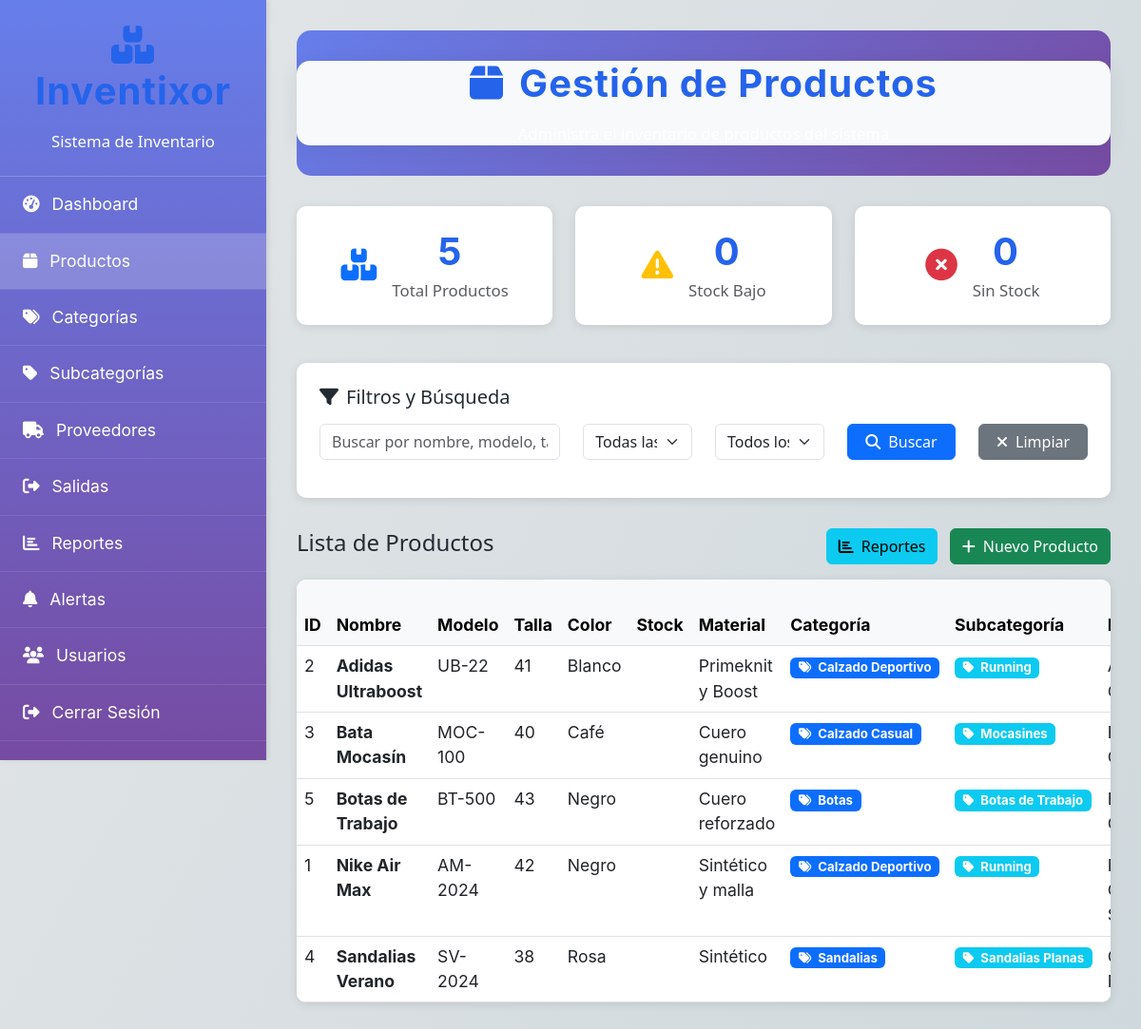
Screenshot of /productos.php (signed in) with the database file from the repository.
### tables this page shows
CREATE TABLE Productos (
    id_prod INT AUTO_INCREMENT PRIMARY KEY,
    nombre VARCHAR(100) NOT NULL,
    modelo VARCHAR(100),
    talla VARCHAR(50),
    color VARCHAR(50),
    stock INT DEFAULT 0,
    stock_minimo INT DEFAULT 10,
    precio_unitario DECIMAL(10,2) DEFAULT 0.00,
    fecha_ing DATE DEFAULT (CURDATE()),
    material VARCHAR(100),
    descripcion TEXT,
    id_subcg INT NOT NULL,
    id_nit INT NOT NULL,
    num_doc BIGINT NOT NULL,
    activo BOOLEAN DEFAULT TRUE,
    FOREIGN KEY (id_subcg) REFERENCES Subcategoria(id_subcg),
    FOREIGN KEY (id_nit) REFERENCES Proveedores(id_nit),
    FOREIGN KEY (num_doc) REFERENCES Users(num_doc),
    INDEX idx_nombre (nombre),
    INDEX idx_stock (stock),
    INDEX idx_subcategoria (id_subcg)
);

CREATE TABLE Categoria (
    id_categ INT AUTO_INCREMENT PRIMARY KEY,
    nombre VARCHAR(100) NOT NULL UNIQUE,
    descripcion VARCHAR(255),
    activo BOOLEAN DEFAULT TRUE,
    fecha_creacion TIMESTAMP DEFAULT CURRENT_TIMESTAMP
);

CREATE TABLE Subcategoria (
    id_subcg INT AUTO_INCREMENT PRIMARY KEY,
    nombre VARCHAR(100) NOT NULL,
    descripcion VARCHAR(255),
    id_categ INT NOT NULL,
    activo BOOLEAN DEFAULT TRUE,
    fecha_creacion TIMESTAMP DEFAULT CURRENT_TIMESTAMP,
    FOREIGN KEY (id_categ) REFERENCES Categoria(id_categ) ON DELETE CASCADE,
    INDEX idx_categoria (id_categ)
);

### app/helpers/Database.php (called while the page is built, shortened)
<?php
class Database {
    private $host = 'localhost';
    private $db = 'inventixor';
    private $user = 'root';
    private $pass = '';
    public function __construct() {
        $this->conn = new mysqli($this->host, $this->user, $this->pass, $this->db);
    }
}
?>

### productos.php (the view, shortened to what this page needs)
<?php
require_once 'app/helpers/Database.php';
require_once 'app/helpers/SistemaNotificaciones.php';
$db = new Database();
$puede_editar = $_SESSION['rol'] === 'admin' || $_SESSION['rol'] === 'coordinador';
$filtro = isset($_GET['filtro']) ? $_GET['filtro'] : '';
$sql_base = "SELECT p.*, sc.nombre as subcategoria_nombre, c.nombre as categoria_nombre, pr.razon_social as proveedor_nombre, u.nombres as usuario_nombre
            FROM Productos p
            LEFT JOIN Subcategoria sc ON p.id_subcg = sc.id_subcg
            LEFT JOIN Categoria c ON sc.id_categ = c.id_categ
            LEFT JOIN Proveedores pr ON p.id_nit = pr.id_nit
            LEFT JOIN Users u ON p.num_doc = u.num_doc";
$params = [];
$types = '';
$sql = $sql_base;
$sql .= " ORDER BY p.nombre";
if (!empty($params)) {
    $stmt = $db->conn->prepare($sql);
    $stmt->bind_param($types, ...$params);
    $stmt->execute();
    $result = $stmt->get_result();
    $stmt->close();
} else {
    $result = $db->conn->query($sql);
}
$stats_productos = $db->conn->query("SELECT COUNT(*) as total FROM Productos")->fetch_assoc()['total'];
$stats_bajo_stock = $db->conn->query("SELECT COUNT(*) as bajo_stock FROM Productos WHERE CAST(stock AS UNSIGNED) <= 10")->fetch_assoc()['bajo_stock'];
$stats_sin_stock = $db->conn->query("SELECT COUNT(*) as sin_stock FROM Productos WHERE CAST(stock AS UNSIGNED) = 0")->fetch_assoc()['sin_stock'];
?>
<!DOCTYPE html>
<html lang="es">
<head>
    <link href="https://cdn.jsdelivr.net/npm/bootstrap@5.3.0/dist/css/bootstrap.min.css" rel="stylesheet">
    <link href="https://cdnjs.cloudflare.com/ajax/libs/font-awesome/6.4.0/css/all.min.css" rel="stylesheet">
    <link rel="stylesheet" href="public/css/style.css">
</head>
<body>
    <div class="sidebar">
        <div class="sidebar-header">
            <h3><i class="fas fa-boxes"></i> Inventixor</h3>
            <p class="mb-0">Sistema de Inventario</p>
        </div>
        <ul class="sidebar-menu">
            <li class="menu-item">
                <a href="dashboard.php" class="menu-link">
                    <i class="fas fa-tachometer-alt me-2"></i> Dashboard
                </a>
            </li>
            <li class="menu-item">
                <a href="productos.php" class="menu-link active">
                    <i class="fas fa-box me-2"></i> Productos
                </a>
            </li>
            <li class="menu-item">
                <a href="categorias.php" class="menu-link">
                    <i class="fas fa-tags me-2"></i> Categorías
                </a>
            </li>
            <li class="menu-item">
                <a href="subcategorias.php" class="menu-link">
                    <i class="fas fa-tag me-2"></i> Subcategorías
                </a>
            </li>
            <li class="menu-item">
                <a href="proveedores.php" class="menu-link">
                    <i class="fas fa-truck me-2"></i> Proveedores
                </a>
            </li>
            <li class="menu-item">
                <a href="salidas.php" class="menu-link">
                    <i class="fas fa-sign-out-alt me-2"></i> Salidas
                </a>
            </li>
            <li class="menu-item">
                <a href="reportes.php" class="menu-link">
                    <i class="fas fa-chart-bar me-2"></i> Reportes
                </a>
            </li>
            <li class="menu-item">
                <a href="alertas.php" class="menu-link">
                    <i class="fas fa-bell me-2"></i> Alertas
                </a>
            </li>
            <?php if ($_SESSION['rol'] === 'admin' || $_SESSION['rol'] === 'coordinador'): ?>
            <li class="menu-item">
                <a href="usuarios.php" class="menu-link">
                    <i class="fas fa-users me-2"></i> Usuarios
                </a>
            </li>
            <?php endif; ?>
            <li class="menu-item">
                <a href="logout.php" class="menu-link">
                    <i class="fas fa-sign-out-alt me-2"></i> Cerrar Sesión
                </a>
            </li>
        </ul>
    </div>
    <div class="main-content">
        <div class="main-header text-center">
            <div class="container">
                <h1><i class="fas fa-box me-3"></i>Gestión de Productos</h1>
                <p class="mb-0">Administra el inventario de productos del sistema</p>
            </div>
        </div>
        <div class="row mb-4">
            <div class="col-md-4 mb-3">
                <div class="stats-card text-center animate-fade-in">
                    <div class="d-flex align-items-center justify-content-center">
                        <div class="me-3">
                            <i class="fas fa-boxes fa-2x text-primary"></i>
                        </div>
                        <div>
                            <h3 class="mb-1"><?php echo $stats_productos; ?></h3>
                            <p class="text-muted mb-0">Total Productos</p>
                        </div>
                    </div>
                </div>
            </div>
            <div class="col-md-4 mb-3">
                <div class="stats-card text-center animate-fade-in" style="animation-delay: 0.2s;">
                    <div class="d-flex align-items-center justify-content-center">
                        <div class="me-3">
                            <i class="fas fa-exclamation-triangle fa-2x text-warning"></i>
                        </div>
                        <div>
                            <h3 class="mb-1"><?php echo $stats_bajo_stock; ?></h3>
                            <p class="text-muted mb-0">Stock Bajo</p>
                        </div>
                    </div>
                </div>
            </div>
            <div class="col-md-4 mb-3">
                <div class="stats-card text-center animate-fade-in" style="animation-delay: 0.4s;">
                    <div class="d-flex align-items-center justify-content-center">
                        <div class="me-3">
                            <i class="fas fa-times-circle fa-2x text-danger"></i>
                        </div>
                        <div>
                            <h3 class="mb-1"><?php echo $stats_sin_stock; ?></h3>
                            <p class="text-muted mb-0">Sin Stock</p>
                        </div>
                    </div>
                </div>
            </div>
        </div>
        <div class="filter-card animate-fade-in" style="animation-delay: 0.6s;">
            <h5 class="mb-3"><i class="fas fa-filter me-2"></i>Filtros y Búsqueda</h5>
            <form method="GET" action="productos.php">
                <div class="row">
                    <div class="col-md-4 mb-3">
                        <input type="text" class="form-control" name="filtro"
                               placeholder="Buscar por nombre, modelo, talla, color o material..."
                               value="<?php echo htmlspecialchars($filtro); ?>">
                    </div>
                    <div class="col-md-2 mb-3">
                        <select class="form-select" name="filtro_categoria">
                            <option value="">Todas las categorías</option>
                        </select>
                    </div>
                    <div class="col-md-2 mb-3">
                        <select class="form-select" name="filtro_proveedor">
                            <option value="">Todos los proveedores</option>
                        </select>
                    </div>
                    <div class="col-md-2 mb-3">
                        <button type="submit" class="btn btn-primary w-100">
                            <i class="fas fa-search me-2"></i>Buscar
                        </button>
                    </div>
                    <div class="col-md-2 mb-3">
                        <a href="productos.php" class="btn btn-secondary w-100">
                            <i class="fas fa-times me-2"></i>Limpiar
                        </a>
                    </div>
                </div>
            </form>
        </div>
        <div class="d-flex justify-content-between align-items-center mb-3">
            <h4>Lista de Productos</h4>
            <div>
                <a href="reportes.php?tabla=productos" class="btn btn-info me-2">
                    <i class="fas fa-chart-bar me-2"></i>Reportes
                </a>
                <?php if ($puede_editar): ?>
                <button type="button" class="btn btn-success" data-bs-toggle="modal" data-bs-target="#modalCrear">
                    <i class="fas fa-plus me-2"></i>Nuevo Producto
                </button>
                <?php endif; ?>
            </div>
        </div>
        <div class="table-card animate-fade-in" style="animation-delay: 0.8s;">
            <div class="table-responsive">
                <table class="table table-hover mb-0">
                    <thead class="table-light">
                        <tr>
                            <th>ID</th>
                            <th>Nombre</th>
                            <th>Modelo</th>
                            <th>Talla</th>
                            <th>Color</th>
                            <th>Stock</th>
                            <th>Material</th>
                            <th>Categoría</th>
                            <th>Subcategoría</th>
                            <th>Proveedor</th>
                        </tr>
                    </thead>
                    <tbody>
                        <?php if ($result && $result->num_rows > 0): ?>
                            <?php while($row = $result->fetch_assoc()):
                                $stock_class = '';
                            ?>
                            <tr>
                                <td><?php echo $row['id_prod']; ?></td>
                                <td><strong><?php echo htmlspecialchars($row['nombre']); ?></strong></td>
                                <td><?php echo htmlspecialchars($row['modelo'] ?? '-'); ?></td>
                                <td><?php echo htmlspecialchars($row['talla'] ?? '-'); ?></td>
                                <td><?php echo htmlspecialchars($row['color'] ?? '-'); ?></td>
                                <td>
                                    <span class="badge <?php echo $stock_class; ?>">
                                    </span>
                                </td>
                                <td><?php echo htmlspecialchars($row['material'] ?? '-'); ?></td>
                                <td>
                                    <?php if ($row['categoria_nombre']): ?>
                                    <span class="badge bg-primary">
                                        <i class="fas fa-tags me-1"></i>
                                        <?php echo htmlspecialchars($row['categoria_nombre']); ?>
                                    </span>
                                    <?php else: ?>
                                    <span class="badge bg-light text-dark">Sin asignar</span>
                                    <?php endif; ?>
                                </td>
                                <td>
                                    <?php if ($row['subcategoria_nombre']): ?>
                                    <span class="badge bg-info">
                                        <i class="fas fa-tag me-1"></i>
                                        <?php echo htmlspecialchars($row['subcategoria_nombre']); ?>
                                    </span>
                                    <?php else: ?>
                                    <span class="badge bg-light text-dark">Sin asignar</span>
                                    <?php endif; ?>
                                </td>
                                <td><?php echo htmlspecialchars($row['proveedor_nombre'] ?? 'Sin asignar'); ?></td>
                            </tr>
                            <?php endwhile; ?>
                        <?php endif; ?>
                    </tbody>
                </table>
            </div>
        </div>
    </div>
</body>
</html>

### public/css/style.css (style rules this page uses)
.container-fluid, .content, .container { background: #f7f9fa !important; border-radius: 14px; box-shadow: 0 4px 18px rgba(60,72,88,0.10); }
.sidebar { min-height: 100vh; box-shadow: 2px 0 5px rgba(0,0,0,0.1); }
.card-title, .sidebar-menu a, .sidebar-menu li, .table th, .table td { font-size: 1.1rem; font-family: 'Inter', Arial, sans-serif; }
.display-6, .main-title, h1, h2, h3 { font-size: 2.5rem; font-weight: bold; font-family: 'Inter', Arial, sans-serif; color: #2563eb; letter-spacing: 1px; }

### productos.php (style rules this page uses)
:root { --sidebar-width: 280px; --primary-color: #667eea; --secondary-color: #764ba2; }
body { font-family: 'Segoe UI', Tahoma, Geneva, Verdana, sans-serif; background-color: #f8f9fa; }
.sidebar { position: fixed; top: 0; left: 0; height: 100vh; width: var(--sidebar-width); background: linear-gradient(180deg, var(--primary-color) 0%, var(--secondary-color) 100%); color: white; z-index: 1000; overflow-y: auto; }
.sidebar-header { padding: 1.5rem; text-align: center; border-bottom: 1px solid rgba(255,255,255,0.2); }
.sidebar-menu { padding: 0; margin: 0; list-style: none; }
.menu-item { border-bottom: 1px solid rgba(255,255,255,0.1); }
.menu-link { display: block; padding: 1rem 1.5rem; color: white; text-decoration: none; transition: all 0.3s; }
.menu-link.active { background: rgba(255,255,255,0.2); }
.main-content { margin-left: var(--sidebar-width); padding: 2rem; }
.main-header { background: linear-gradient(135deg, var(--primary-color), var(--secondary-color)); color: white; padding: 2rem 0; margin-bottom: 2rem; border-radius: 15px; }
.stats-card { background: white; border-radius: 10px; padding: 1.5rem; box-shadow: 0 2px 10px rgba(0,0,0,0.1); transition: all 0.3s ease; }
.filter-card { background: white; border-radius: 10px; padding: 1.5rem; box-shadow: 0 2px 10px rgba(0,0,0,0.1); margin-bottom: 2rem; }
.table-card { background: white; border-radius: 10px; overflow: hidden; box-shadow: 0 2px 10px rgba(0,0,0,0.1); }
.animate-fade-in { animation: fadeIn 0.6s ease-in; }

### rows the page displays
productos: id_prod "2", nombre "Adidas Ultraboost", modelo "UB-22", talla "41", color "Blanco", material "Primeknit y Boost", categoria.nombre "Calzado Deportivo", id_subcg.nombre "Running"
productos: id_prod "3", nombre "Bata Mocasín", modelo "MOC-100", talla "40", color "Café", material "Cuero genuino", categoria.nombre "Calzado Casual", id_subcg.nombre "Mocasines"
productos: id_prod "5", nombre "Botas de Trabajo", modelo "BT-500", talla "43", color "Negro", material "Cuero reforzado", categoria.nombre "Botas", id_subcg.nombre "Botas de Trabajo"
productos: id_prod "1", nombre "Nike Air Max", modelo "AM-2024", talla "42", color "Negro", material "Sintético y malla", categoria.nombre "Calzado Deportivo", id_subcg.nombre "Running"
productos: id_prod "4", nombre "Sandalias Verano", modelo "SV-2024", talla "38", color "Rosa", material "Sintético", categoria.nombre "Sandalias", id_subcg.nombre "Sandalias Planas"

### other values shown
$stats_productos "5"
$stats_bajo_stock "0"
$stats_sin_stock "0"
